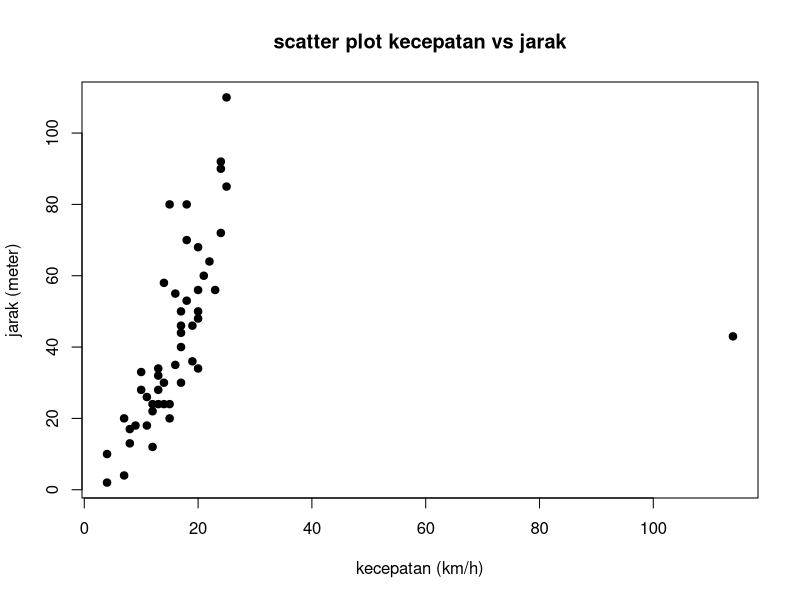
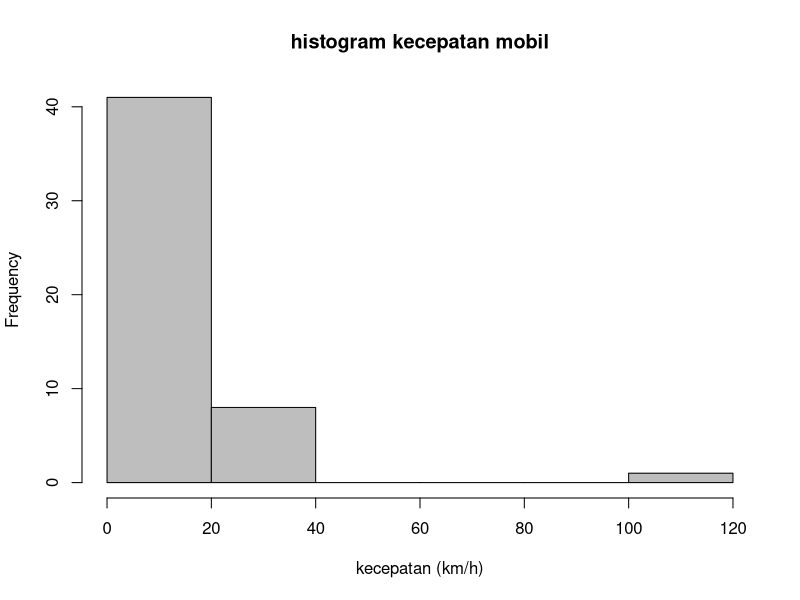

Write the R code that produced these figures, in order.
# soal 1
kecepatan <- c(4,4,7,7,8,8,9,10,10,11,11,12,12,12,13,13,13,13,114,14,14,14,15,15,15,16,16,17,17,17,17,17,18,18,18,19,19,20,20,20,20,20,21,22,23,24,24,24,25,25)
jarak <- c(2,10,4,20,17,13,18,28,33,18,26,12,24,22,28,24,32,34,43,24,30,58,80,20,24,55,35,40,30,44,50,46,53,70,80,36,46,68,34,48,50,56,60,64,56,72,90,92,110,85)

kecepatan_rata <- mean(kecepatan)
jarak_rata <- mean(jarak)
sd_jarak <- sd(jarak)
print(paste("kecepatan rata-rata = ", kecepatan_rata))
print(paste("jarak rata-rata = ", jarak_rata))
print(paste("sd jarak = ", sd_jarak))

result_folder <- "tugas1_results"

#soal 2
png(file.path(result_folder, "scatterplot.png"), width = 600, height = 400)
plot(kecepatan, jarak, main = "scatter plot kecepatan vs jarak",xlab = "kecepatan (km/h)", ylab = "jarak (meter)",pch = 19, col = "black")
dev.off()

png(file.path(result_folder, "histogram_kecepatan.png"), width = 600, height = 400)
hist(kecepatan, main = "histogram kecepatan mobil",xlab = "kecepatan (km/h)",col = "gray", border = "black")
dev.off()


#soal 3
math_mean <- 75 
math_sd <- 10
english_mean <- 70
english_sd <- 8

koefisien_math <- (math_sd / math_mean) * 100
koefisien_english <- (english_sd / english_mean) * 100

print(paste("koefisien math tomas: ", koefisien_math))
print(paste("koefisien english tomas: ", koefisien_english))